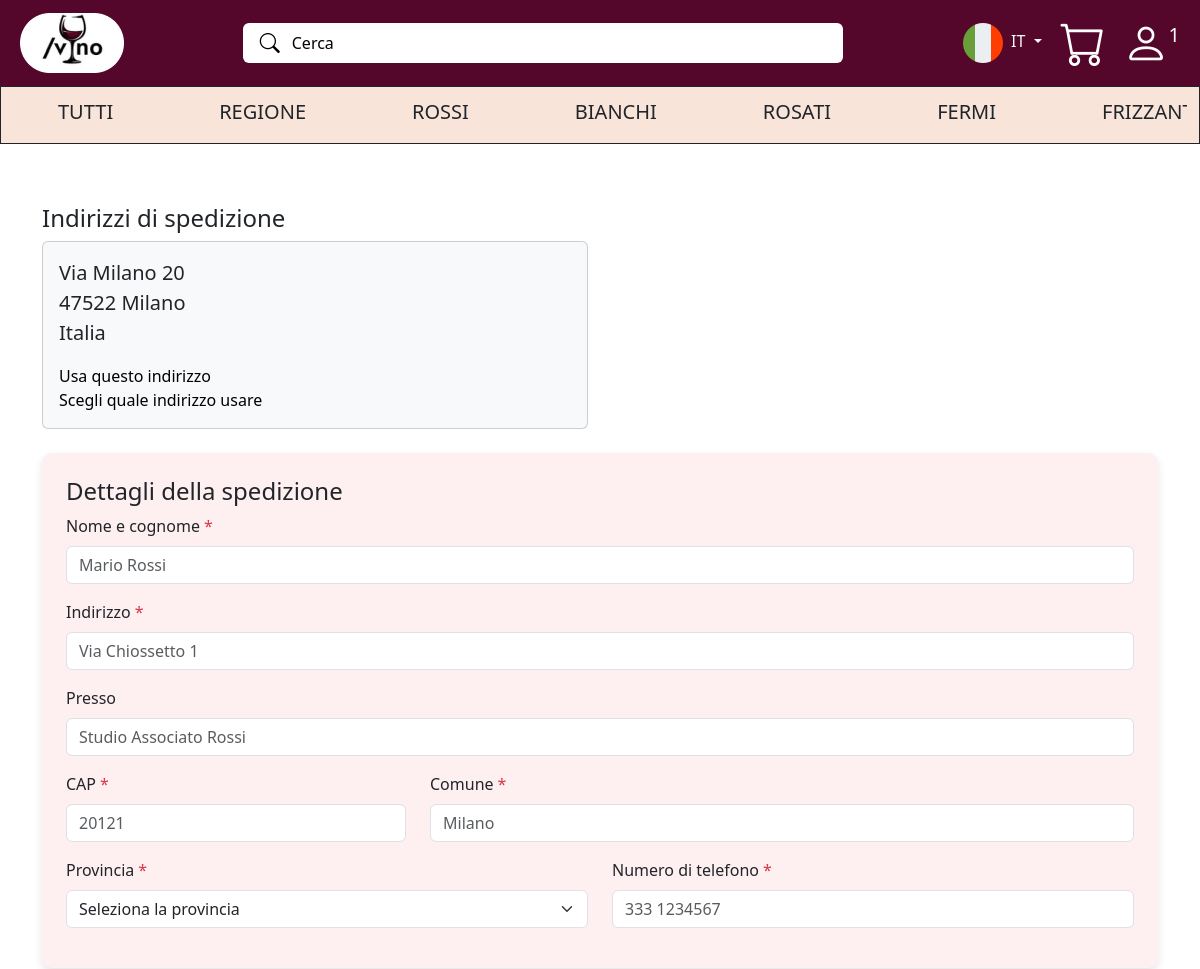
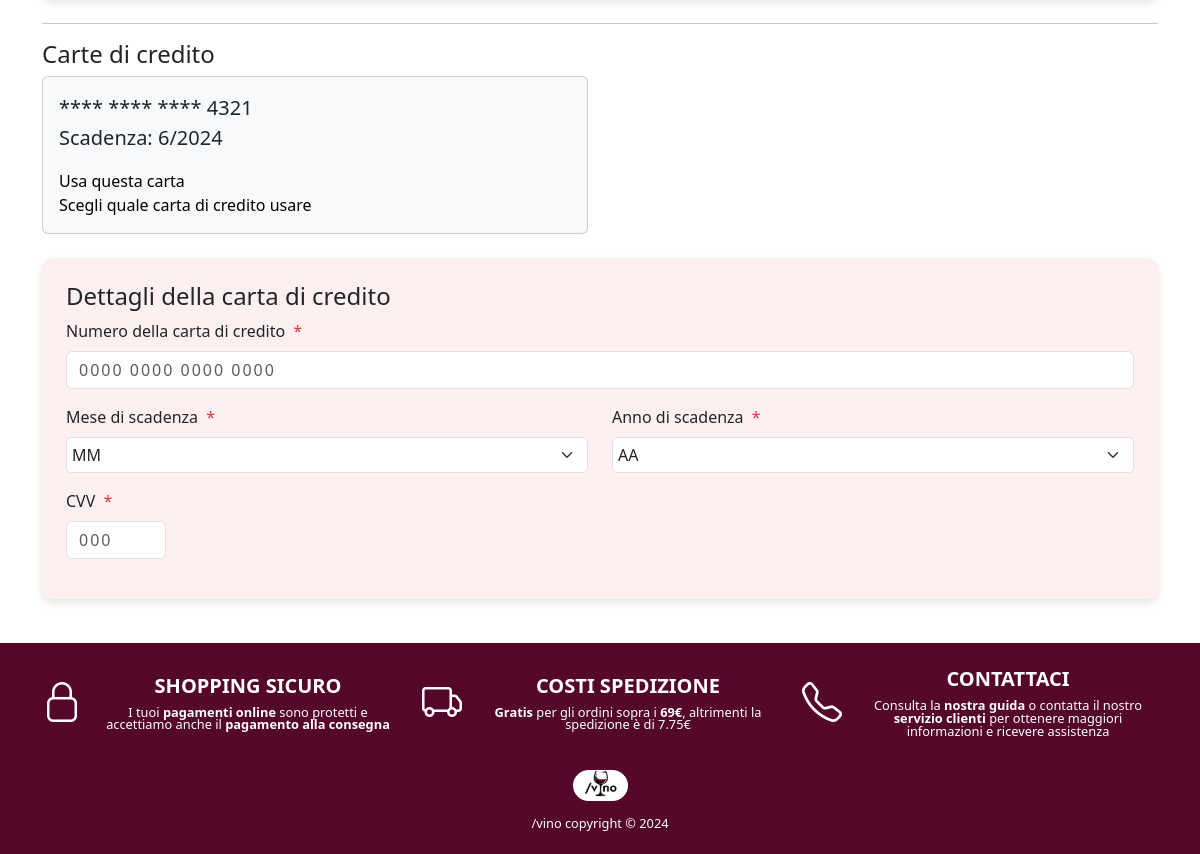
Page /checkout.php (signed in) on the committed database (2 pictures, top to bottom).
### tables this page shows
create table INDIRIZZO (
     ID_Indirizzo varchar(10) not null,
     Via varchar(50) not null,
     Numero_Civico varchar(10) not null,
     CAP numeric(10) not null,
     Citta varchar(25) not null,
     Paese varchar(25) not null,
     Email varchar(100) not null,
     primary key (ID_Indirizzo));

create table METODO_PAGAMENTO (
     ID_Metodo varchar(10) not null,
     Numero_Carta numeric(16) not null,
     mese_scadenza numeric(2) not null,
     anno_scadenza numeric(4) not null,
     Email varchar(100) not null,
     primary key (ID_Metodo));

### checkout.php (called while the page is built, shortened)
<?php
require_once("bootstrapt.php");
$templateParams["addresses"] = $db->getUserAddresses($_SESSION["email"]);
$templateParams["paymentMethods"] = $db->getUserPaymentMethods($_SESSION["email"]);
$templateParams["titolo"] = "Checkout";
$templateParams["nome"] = "checkout-template.php";
$templateParams["mainClasses"] = "flex-grow-1";
require("template/base.php");
?>

### bootstrapt.php (called while the page is built, shortened)
<?php
require_once("db/database.php");
$db = new VinoDatabase();
if (isset($_GET['lang'])) {
    $linguaAttuale = $_GET['lang'];
    setcookie("lingua", $linguaAttuale, time() + (30 * 24 * 60 * 60), "/");
} elseif (isset($_COOKIE['lingua'])) {
    $linguaAttuale = $_COOKIE['lingua'];
} else {
    $linguaAttuale = "it";
}
?>

### db/database.php (called while the page is built, shortened)
<?php
class VinoDatabase {
    private $pdo;
    public function __construct() {
        try {
            $this->pdo = new PDO("mysql:host=localhost;dbname=vino", "root", "");
            $this->pdo->setAttribute(PDO::ATTR_ERRMODE, PDO::ERRMODE_EXCEPTION);
        } catch (PDOException $e) {
            die("Connection failed: " . $e->getMessage());
        }
    }
    private function executeQuery($query, $params = []) {
        $stmt = $this->pdo->prepare($query);
        $stmt->execute($params);
        return $stmt->fetchAll(PDO::FETCH_ASSOC);
    }
    public function getUserAddresses($email) {
        $query = "
        SELECT ID_Indirizzo, Via, Numero_Civico, CAP, Citta, Paese
        FROM INDIRIZZO
        WHERE Email = :email";
        $params = [
            ':email' => $email
        ];
        return $this->executeQuery($query, $params);
    }
    public function getUserPaymentMethods($email) {
        $query = "
        SELECT ID_Metodo, Numero_Carta, mese_scadenza, anno_scadenza
        FROM METODO_PAGAMENTO
        WHERE Email = :email";
        $params = [
            ':email' => $email
        ];
        return $this->executeQuery($query, $params);
    }
}
?>

### template/checkout-template.php (the view, shortened to what this page needs)
<div class="container checkout my-4">
  <div class="indirizzo">
    <div class="row mb-4">
      <div class="col-md-6">
        <h4><?php echo $linguaAttuale == "en" ? "Shipping addresses" : "Indirizzi di spedizione"; ?></h4>
        <div class="card p-3 bg-light">
          <?php if (!empty($templateParams["addresses"])): ?>
            <?php
                $firstAddress = $templateParams["addresses"][0];
                echo "<p>{$firstAddress["Via"]} {$firstAddress["Numero_Civico"]}<br />
                      {$firstAddress["CAP"]} {$firstAddress["Citta"]}<br />
                      {$firstAddress["Paese"]}</p>";
            ?>
            <a href="#" class="custom-link" id="use-address">
                <?php echo $linguaAttuale == "en" ? "Use this address" : "Usa questo indirizzo"; ?>
            </a>
            <a href="#" class="custom-link" data-bs-toggle="modal" data-bs-target="#addressModal">
                <?php echo $linguaAttuale == "en" ? "Choose which address to use" : "Scegli quale indirizzo usare"; ?>
            </a>
          <?php else: ?>
              <p><?php echo $linguaAttuale == "en" ? "No saved address" : "Nessun indirizzo salvato"; ?></p>
          <?php endif; ?>
        </div>
      </div>
    </div>
    <div class="checkout-box p-4">
      <h4><?php echo $linguaAttuale == "en" ? "Shipping details" : "Dettagli della spedizione" ?></h4>
      <form>
        <div class="mb-3 nome">
          <label for="nomeCognome" class="form-label"><?php echo $linguaAttuale == "en" ? "Name and surname" : "Nome e cognome" ?><span class="text-danger">*</span></label>
          <input type="text" class="form-control" id="nomeCognome" placeholder="Mario Rossi" required />
        </div>
        <div class="mb-3 indirizzo">
          <label for="indirizzo" class="form-label"><?php echo $linguaAttuale == "en" ? "Address" : "Indirizzo" ?><span class="text-danger">*</span></label>
          <input type="text" class="form-control" id="indirizzo" placeholder="Via Chiossetto 1" required />
        </div>
        <div class="mb-3 presso">
          <label for="presso" class="form-label"><?php echo $linguaAttuale == "en" ? "At" : "Presso" ?></label>
          <input type="text" class="form-control" id="presso" placeholder="Studio Associato Rossi" />
        </div>
        <div class="row">
          <div class="col-md-4 mb-3 cap">
            <label for="cap" class="form-label"><?php echo $linguaAttuale == "en" ? "ZIP code" : "CAP" ?><span class="text-danger">*</span></label>
            <input type="text" class="form-control" id="cap" placeholder="20121" required />
          </div>
          <div class="col-md-8 mb-3 comune">
            <label for="comune" class="form-label"><?php echo $linguaAttuale == "en" ? "Municipality" : "Comune" ?><span class="text-danger">*</span></label>
            <input type="text" class="form-control" id="comune" placeholder="Milano" required />
          </div>
        </div>
        <div class="row">
          <div class="col-md-6 mb-3 provincia">
            <label for="provincia" class="form-label"><?php echo $linguaAttuale == "Province" ? "" : "Provincia" ?><span class="text-danger">*</span></label>
            <select class="form-select" id="provincia" required>
              <option selected disabled><?php echo $linguaAttuale == "en" ? "Select the province" : "Seleziona la provincia" ?></option>
            </select>
          </div>
          <div class="col-md-6 mb-3 telefono">
            <label for="telefono" class="form-label"><?php echo $linguaAttuale == "en" ? "Telephone number" : "Numero di telefono" ?><span class="text-danger">*</span></label>
            <input type="tel" class="form-control" id="telefono" placeholder="333 1234567" required />
          </div>
        </div>
      </form>
    </div>
  </div>
  <hr class="mt-4" />
  <div class="carte">
    <div class="row mb-4">
      <div class="col-md-6">
        <h4><?php echo $linguaAttuale == "en" ? "Credit cards" : "Carte di credito" ?></h4>
        <div class="card p-3 bg-light">
          <?php if (!empty($templateParams["paymentMethods"])): ?>
            <?php
                $firstCard = $templateParams["paymentMethods"][0];
                echo "<p>**** **** **** " . substr($firstCard["Numero_Carta"], -4) . "<br />
                      Scadenza: {$firstCard["mese_scadenza"]}/{$firstCard["anno_scadenza"]}</p>";
            ?>
            <a href="#" class="custom-link" id="use-credit-card">
                <?php echo $linguaAttuale == "en" ? "Use this credit card" : "Usa questa carta"; ?>
            </a>
            <a href="#" class="custom-link" data-bs-toggle="modal" data-bs-target="#creditCardModal">
                <?php echo $linguaAttuale == "en" ? "Choose which credit card to use" : "Scegli quale carta di credito usare"; ?>
            </a>
          <?php else: ?>
              <p><?php echo $linguaAttuale == "en" ? "No saved credit card" : "Nessuna carta di credito salvata"; ?></p>
          <?php endif; ?>
        </div>
      </div>
    </div>
    <div class="checkout-box p-4">
      <h4><?php echo $linguaAttuale == "en" ? "Credit card details" : "Dettagli della carta di credito"; ?></h4>
      <form>
        <div class="mb-3 numero-carta">
          <label for="numeroCarta" class="form-label">
            <?php echo $linguaAttuale == "en" ? "Credit card number" : "Numero della carta di credito"; ?>
            <span class="text-danger">*</span>
          </label>
          <input type="text" class="form-control" id="numeroCarta" placeholder="0000 0000 0000 0000" required />
        </div>
        <div class="row">
          <div class="col-md-6 mb-3 scadenza">
            <label for="meseScadenza" class="form-label">
              <?php echo $linguaAttuale == "en" ? "Expiration month" : "Mese di scadenza"; ?>
              <span class="text-danger">*</span>
            </label>
            <select class="form-select" id="meseScadenza" required>
              <option selected disabled>MM</option>
            </select>
          </div>
          <div class="col-md-6 mb-3 scadenza">
            <label for="annoScadenza" class="form-label">
              <?php echo $linguaAttuale == "en" ? "Expiration year" : "Anno di scadenza"; ?>
              <span class="text-danger">*</span>
            </label>
            <select class="form-select" id="annoScadenza" required>
              <option selected disabled><?php echo $linguaAttuale == "en" ? "YY" : "AA"; ?></option>
            </select>
          </div>
        </div>
        <div class="mb-3 cvv">
          <label for="cvv" class="form-label">
            <?php echo $linguaAttuale == "en" ? "CVC" : "CVV"; ?>
            <span class="text-danger">*</span>
          </label>
          <input type="text" class="form-control" id="cvv" placeholder="000" required />
        </div>
      </form>
    </div>
  </div>
</div>

### css/style.css (style rules this page uses)
body { margin: 0; padding: 0; width: 100%; height: 100%; }
a { text-decoration: none !important; color: #000 !important; }
.text-danger { margin-left: 4px; }
@media (min-width: 993px) { p, ul > li { font-size: 1.25rem; } }
.checkout-box { background-color: #fef0f0; border-radius: 10px; box-shadow: 0px 4px 8px rgba(0, 0, 0, 0.1); padding: 20px; }
.numero-carta input { letter-spacing: 2px; }
.scadenza select { border-radius: 5px; padding: 5px; transition: all 0.2s ease; }
.cvv input { width: 100px; letter-spacing: 2px; }
.custom-link { color: #54072a; }

### rows in the picture
indirizzo: Via "Via Milano", Numero_Civico "20", CAP "47522", Citta "Milano", Paese "Italia"
metodo_pagamento: Numero_Carta "4321", mese_scadenza "6", anno_scadenza "2024"

### other values in the picture
$nNotifications[0]["COUNT(ID_NOTIFICA)"] "1"
